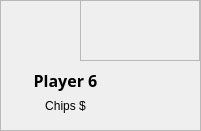
  <widget class="QFrame" name="P6">
   <property name="geometry">
    <rect>
     <x>1060</x>
     <y>200</y>
     <width>201</width>
     <height>131</height>
    </rect>
   </property>
   <property name="frameShape">
    <enum>QFrame::StyledPanel</enum>
   </property>
   <property name="frameShadow">
    <enum>QFrame::Raised</enum>
   </property>
   <widget class="QLabel" name="NameP6">
    <property name="geometry">
     <rect>
      <x>30</x>
      <y>70</y>
      <width>71</width>
      <height>21</height>
     </rect>
    </property>
    <property name="font">
     <font>
      <family>Yu Gothic UI Semibold</family>
      <pointsize>12</pointsize>
      <bold>true</bold>
     </font>
    </property>
    <property name="styleSheet">
     <string notr="true">color: rgb(0, 0, 0);</string>
    </property>
    <property name="text">
     <string>Player 6</string>
    </property>
    <property name="alignment">
     <set>Qt::AlignCenter</set>
    </property>
   </widget>
   <widget class="QLabel" name="Player6">
    <property name="geometry">
     <rect>
      <x>0</x>
      <y>0</y>
      <width>131</width>
      <height>121</height>
     </rect>
    </property>
    <property name="text">
     <string/>
    </property>
    <property name="state" stdset="0">
     <string>P6off</string>
    </property>
   </widget>
   <widget class="QLabel" name="P6chips">
    <property name="geometry">
     <rect>
      <x>30</x>
      <y>90</y>
      <width>71</width>
      <height>31</height>
     </rect>
    </property>
    <property name="styleSheet">
     <string notr="true">color: rgb(0, 0, 0);</string>
    </property>
    <property name="text">
     <string>Chips $</string>
    </property>
    <property name="alignment">
     <set>Qt::AlignCenter</set>
    </property>
   </widget>
   <widget class="QFrame" name="balloonmsg6">
    <property name="geometry">
     <rect>
      <x>80</x>
      <y>0</y>
      <width>120</width>
      <height>61</height>
     </rect>
    </property>
    <property name="frameShape">
     <enum>QFrame::StyledPanel</enum>
    </property>
    <property name="frameShadow">
     <enum>QFrame::Raised</enum>
    </property>
    <property name="state" stdset="0">
     <string/>
    </property>
    <widget class="QLabel" name="msg6">
     <property name="geometry">
      <rect>
       <x>38</x>
       <y>10</y>
       <width>61</width>
       <height>31</height>
      </rect>
     </property>
     <property name="font">
      <font>
       <family>Yu Gothic UI Semibold</family>
       <pointsize>12</pointsize>
       <bold>true</bold>
      </font>
     </property>
     <property name="styleSheet">
      <string notr="true">color: rgb(0, 0, 0);</string>
     </property>
     <property name="text">
      <string/>
     </property>
    </widget>
   </widget>
   <zorder>Player6</zorder>
   <zorder>NameP6</zorder>
   <zorder>P6chips</zorder>
   <zorder>balloonmsg6</zorder>
  </widget>
